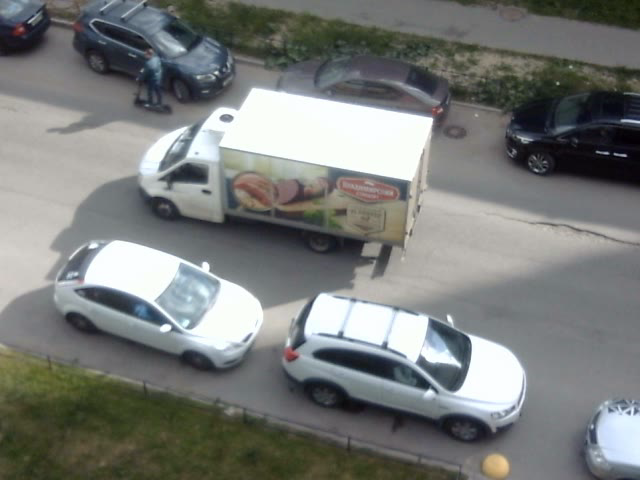
#> input picture Color_grid/raw_pic.png, 640 x 480 px
$ python color_grid_pic.py
#> lines starting #> are read from the running program, lines starting #| are printed output that depends on the picture; after the words box and inside, x2 and y2 are one past the last pixel; in counts of white or black regions, pixels touching at a corner belong together
import cv2
import numpy as np

# Initialize the image and colors
img_name = 'raw_pic.png'
GRID = 40

IMAGE = cv2.imread(img_name)
#> IMAGE is the input picture: shape (480, 640, 3); mean B, G, R 121.3, 123.5, 120.8
# Set different semi-transparent colors
COLORS = [(0, 0, 255, 128), (255, 0, 0, 128), (0, 255, 0, 128), (0, 255, 255, 128),
          (255, 0, 255, 128), (75, 0, 130, 128), (255, 165, 0, 128), (0, 255, 165, 128)]
COLOR_IND = 0
black = (0, 0, 0)
for x in range(0, IMAGE.shape[1], GRID):
    cv2.line(IMAGE, (x, 0), (x, IMAGE.shape[0]), black, 1)
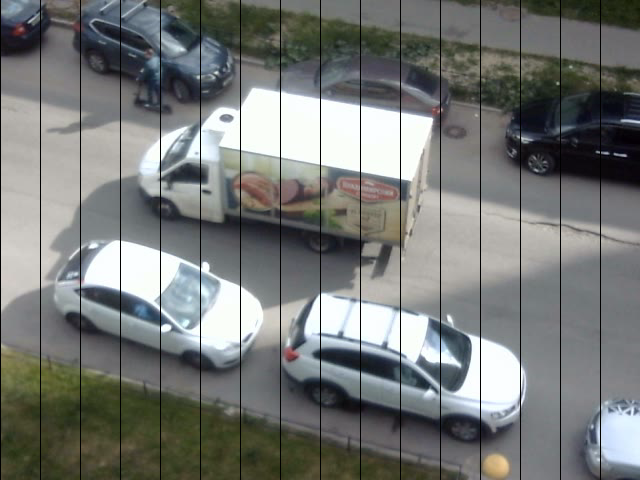
#> IMAGE: shape (480, 640, 3); 2.5% of pixels changed, all inside (x1, y1, x2, y2) = (0, 0, 601, 480)
for y in range(0, IMAGE.shape[0], GRID):
    cv2.line(IMAGE, (0, y), (IMAGE.shape[1], y), black, 1)
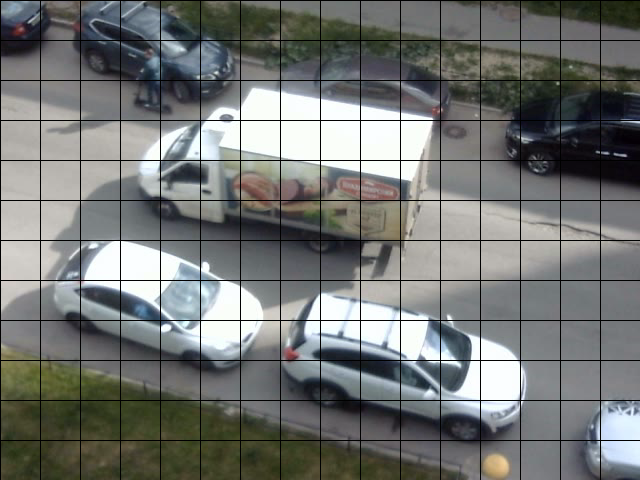
#> IMAGE: shape (480, 640, 3); 2.44% of pixels changed, all inside (x1, y1, x2, y2) = (1, 0, 640, 441)


def draw_cube(event, x, y, flags, param):
    global IMAGE, COLOR_IND
    if event == cv2.EVENT_LBUTTONDOWN:
        # Get mouse cell position
        grid_x = x // GRID
        grid_y = y // GRID

        # Get top left and bottom right coords
        start_x = grid_x * GRID
        start_y = grid_y * GRID
        end_x = start_x + GRID
        end_y = start_y + GRID

        # Draw a cube
        overlay = IMAGE.copy()
        cv2.rectangle(overlay, (start_x, start_y), (end_x, end_y), COLORS[COLOR_IND], -1, cv2.LINE_AA)
        IMAGE = cv2.addWeighted(overlay, 0.5, IMAGE, 0.5, 0)

    # Scroll through colors
    elif event == cv2.EVENT_MOUSEWHEEL:
        if flags > 0:
            COLOR_IND = (COLOR_IND + 1) % len(COLORS)
        else:
            COLOR_IND = (COLOR_IND - 1) % len(COLORS)


# Create a window and set the mouse callback func
cv2.namedWindow('Image')
cv2.setMouseCallback('Image', draw_cube)

while True:
    cv2.imshow('Image', IMAGE)
    # Check  events
    key = cv2.waitKey(1) & 0xFF
#> (key q is pressed here)
    # Exit on 'q'
    if key == ord('q'):
        break
cv2.imwrite('modified_grid_pic.png', IMAGE)
cv2.destroyAllWindows()
